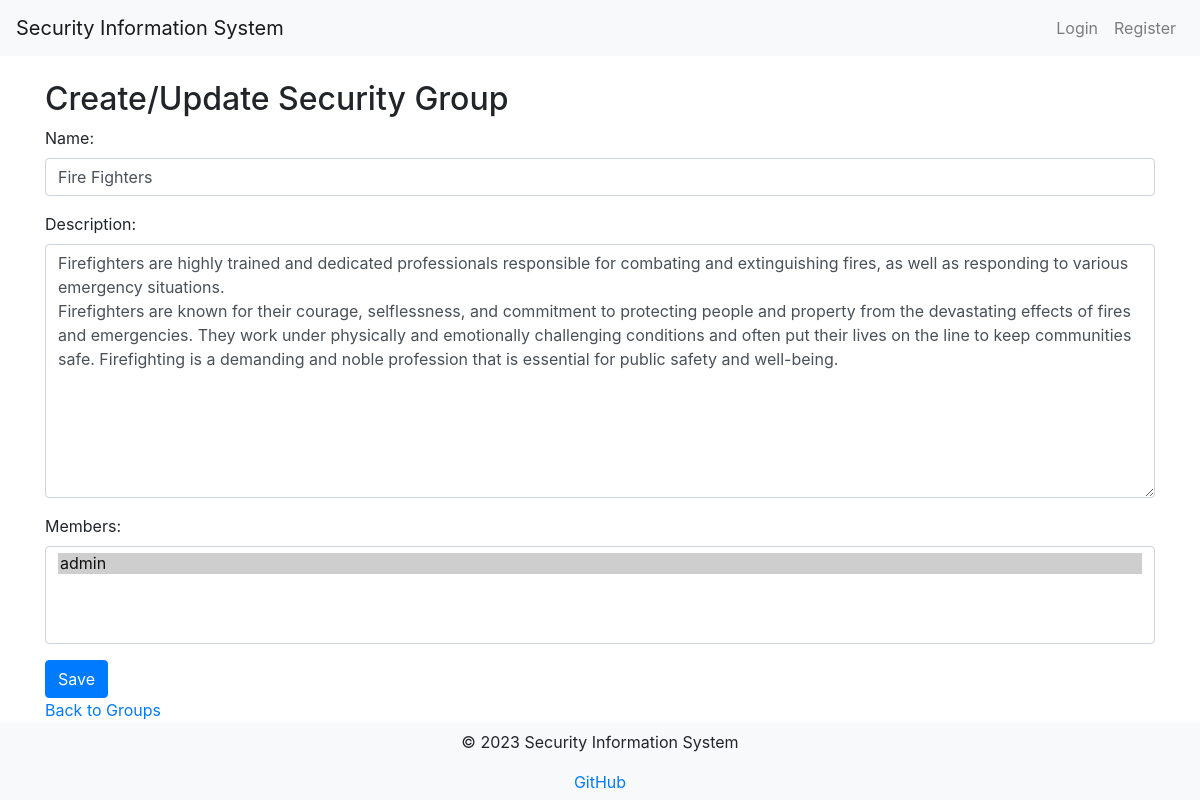
The app's page /groups/1/update/ with its own data.
### user_management/models.py (models this page shows, shortened)
class SecurityGroup(models.Model):
    name = models.CharField(max_length=100)
    description = models.TextField()
    members = models.ManyToManyField(User)

### user_management/views.py (the view)
# urls.py: path('groups/<int:pk>/update/', views.SecurityGroupUpdateView.as_view(), name='security_group_update'),
class SecurityGroupUpdateView(UpdateView):
    model = SecurityGroup
    template_name = 'security_groups/group_form.html'
    form_class = SecurityGroupForm
    success_url = '/groups/'

### user_management/forms.py
class SecurityGroupForm(forms.ModelForm):
    class Meta:
        model = SecurityGroup
        fields = ['name', 'description', 'members']
        widgets = {
            'name': forms.TextInput(attrs={'class': 'form-control', 'placeholder': 'Group Name'}),
            'description': forms.Textarea(attrs={'class': 'form-control', 'placeholder': 'Group Description'}),
            'members': forms.SelectMultiple(attrs={'class': 'form-control'})
        }

### templates/security_groups/group_form.html (shortened to what this page needs)
{% extends 'base.html' %}
{% block content %}
  <h2>Create/Update Security Group</h2>
  <form method="post">
    {{ form.as_p }}
    <button type="submit" class="btn btn-primary">Save</button>
  </form>
  <a href="{% url 'security_group_list' %}">Back to Groups</a>
{% endblock %}

### templates/base.html (style rules this page uses)
body { display: flex; flex-direction: column; min-height: 100vh; }

### records on screen
SecurityGroup: name "Fire Fighters", description "Firefighters are highly trained and dedicated professionals responsible for combating and extinguishing fires, as well as responding to various emergency situations. Firefighters are known for their courage, selflessness, and commitment to protecting people and property from the devastating effects of fires and emergencies. They work under physically and emotionally challenging conditions and often put their lives on the line to keep communities safe. Firefighting is a demanding and noble profession that is essential for public safety and well-being."
